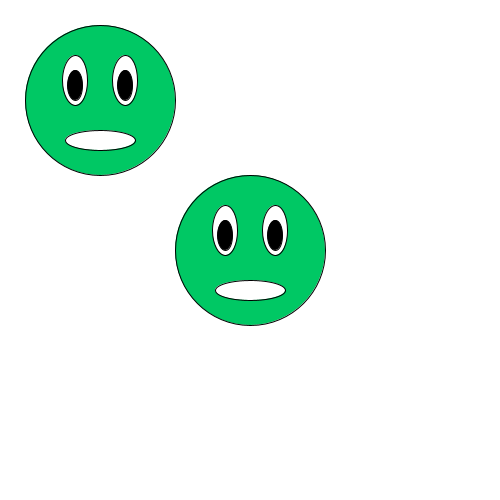
Frame 1 (no input)
Frame 60 (the mouse pressed at the canvas centre just before this capture): identical to frame 1, image omitted
Frame 120 (the mouse held since frame 60 and released just before this capture): identical to frame 1, image omitted

The Processing sketch that drew this single still picture (run headless with seeded random() and noise(); from frame 60 on, the mouse is pressed at the canvas centre):

// Processing sketch: face
// ── face.pde
void setup() {
  size(500, 500);
  background(255, 255, 255);
}
int x = 250;
int y = 250;

void draw() {
  background(255);
  drawFace(100,100);
  drawFace(x, y);
  keyPressed();
  
}

void drawFace(int x, int y){
  // face
  fill(0, 200, 100);
  ellipse(x, y, 150, 150);  
  
  // eyes
  fill(255, 255, 255);
  ellipse(x+25, y-20, 25, 50); 
  ellipse(x-25, y-20, 25, 50);  
  
  // eyeballs
  fill(0, 0, 0);
  ellipse(x+25, y-15, 15, 30); 
  ellipse(x-25, y-15, 15, 30); 

  // worried mouth
  fill(255, 255, 255);
  ellipse(x, y+40, 70, 20);
}

void mouseClicked(){
 if(mouseX >= 100 && mouseY >= 100 && mouseX <= 400 && mouseY <= 400){
  drawFace(int(random(100,400)),int(random(100,400)));
 }
}

void keyPressed(){
 if(keyCode == UP){
  y = y - 5;
 }
 if(keyCode == DOWN){
  y = y + 5;
 }if(keyCode == RIGHT){
  x = x + 5;
 }if(keyCode == LEFT){
  x = x - 5;
 }
}
